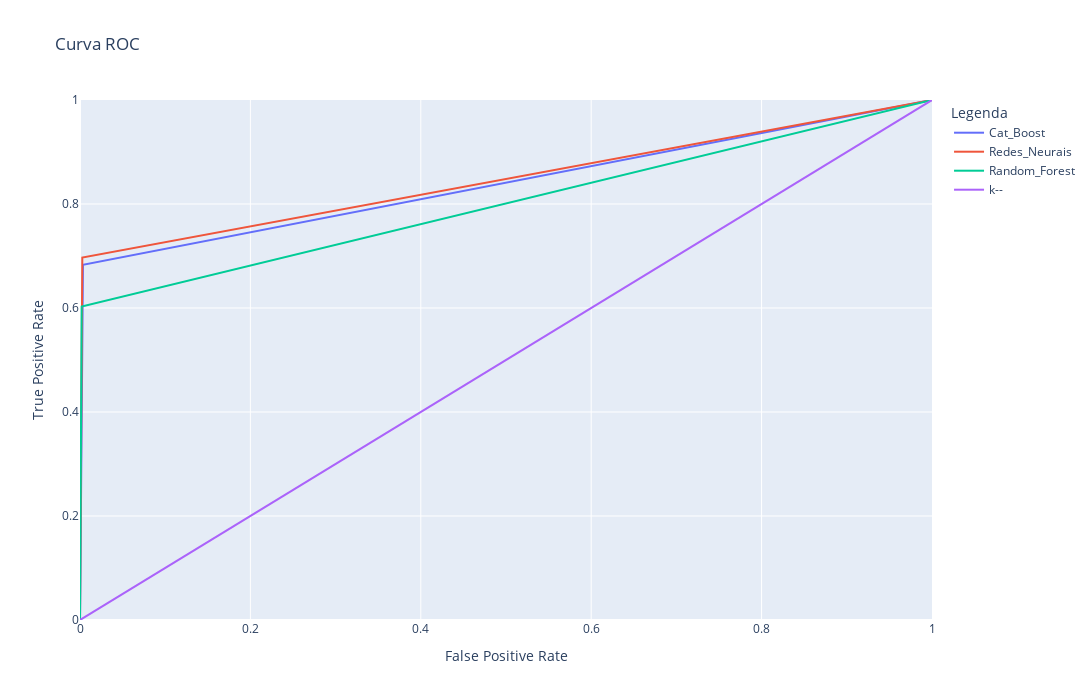

Write notebook code for a chart like this one.
### Code cell
fig = go.Figure()
fig.add_trace(go.Scatter(x=dict_roc['Cat_Boost_fpr'], y=dict_roc['Cat_Boost_tpr'], mode='lines', name='Cat_Boost'))   
fig.add_trace(go.Scatter(x=dict_roc['Redes_Neurais_fpr'], y=dict_roc['Redes_Neurais_tpr'], mode='lines', name='Redes_Neurais'))
fig.add_trace(go.Scatter(x=dict_roc['Random_Forest_fpr'], y=dict_roc['Random_Forest_tpr'], mode='lines', name='Random_Forest'))
fig.add_trace(go.Scatter(x=[0, 1], y=[0, 1], mode='lines', name='k--'))
fig.update_layout(
        title="Curva ROC",
        xaxis_title="False Positive Rate",
        yaxis_title="True Positive Rate",
        legend_title="Legenda",
        height=700,
        width=1500,
        yaxis=dict(range=[0, 1]),
        xaxis=dict(range=[0, 1])
        )

### Figure 1 — Plotly figure (JSON) as saved in the notebook; plotly's stock layout.template omitted (floating-point values rounded to 4 significant figures)
{"data": [{"mode": "lines", "name": "Cat_Boost", "type": "scatter", "x": [0, 0.003481, 1], "y": [0, 0.683, 1]}, {"mode": "lines", "name": "Redes_Neurais", "type": "scatter", "x": [0, 0.002713, 1], "y": [0, 0.6971, 1]}, {"mode": "lines", "name": "Random_Forest", "type": "scatter", "x": [0, 0.001945, 1], "y": [0, 0.6028, 1]}, {"mode": "lines", "name": "k--", "type": "scatter", "x": [0, 1], "y": [0, 1]}], "layout": {"height": 700, "legend": {"title": {"text": "Legenda"}}, "title": {"text": "Curva ROC"}, "width": 1500, "xaxis": {"range": [0, 1], "title": {"text": "False Positive Rate"}}, "yaxis": {"range": [0, 1], "title": {"text": "True Positive Rate"}}}}
